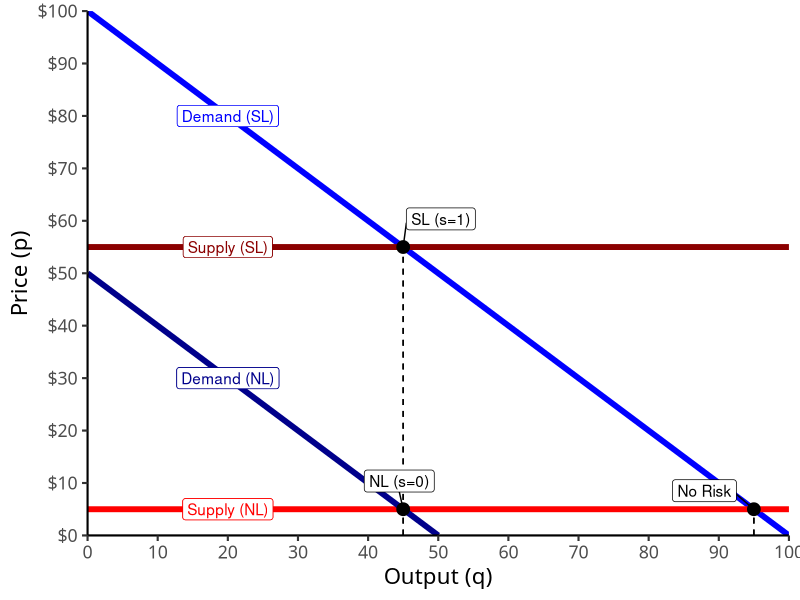
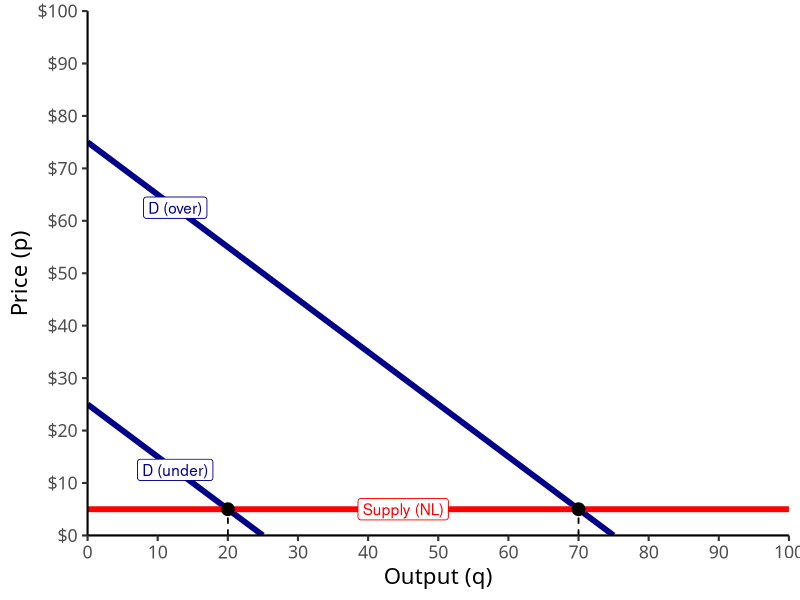

Reproduce these figures in R, in order.
## ---- chunk 1
knitr::opts_chunk$set(echo = F,
                      message = F,
                      warning = F,
                      fig.retina = 3,
                      fig.align = "center")
library(tidyverse)
## ---- chunk 2
demand<-function(x){100-x}
demand_risk<-function(x){50-x}
supply<-function(x){5}
supply_risk<-function(x){55}

points<-tribble(
  ~x, ~y, ~label,
  45, 5, "NL (s=0)",
  45, 55, "SL (s=1)",
  95, 5, "No Risk",
)

ggplot(data = tibble(x = c(0,10)), aes(x = x))+
  geom_segment(x = 45, xend = 45, y = 0, yend = 55, size = 0.5, linetype = "dashed")+
  geom_function(fun = demand, geom = "line", size = 2, color = "blue")+
  geom_function(fun = supply, geom = "line", size = 2, color = "red")+
  geom_segment(x = 95, xend = 95, y = 0, yend = 5, size = 0.5, linetype = "dashed")+
  geom_label(x = 20, y = demand(20), label = "Demand (SL)", color = "blue")+
  geom_function(fun = demand_risk, geom = "line", size = 2, color = "darkblue")+
  geom_label(x = 20, y = demand_risk(20), label = "Demand (NL)", color = "darkblue")+
  geom_label(x = 20, y = supply(20), label = "Supply (NL)", color = "red")+
  geom_function(fun = supply_risk, geom = "line", size = 2, color = "darkred")+
  geom_label(x = 20, y = supply_risk(20), label = "Supply (SL)", color = "darkred")+
  geom_point(data = points, aes(x = x, y = y), size = 4)+
  ggrepel::geom_label_repel(data = points, aes(x = x, y = y, label = label), seed = 2, box.padding = 0.8)+
  scale_x_continuous(breaks = seq(0,100,10),
                     limits = c(0,100),
                     expand = c(0,0))+
    scale_y_continuous(breaks = seq(0,100,10),
                     limits = c(0,100),
                     labels = function(x){paste0("$",x)},
                     expand = c(0,0))+
  labs(x = "Output (q)",
       y = "Price (p)")+
  theme_classic(base_family = "Fira Sans Condensed", base_size = 16)
## ---- chunk 3
demand_under<-function(x){75-x}
demand_over<-function(x){25-x}
points2<-tribble(
  ~x, ~y, ~label,
  #45, 5, "NL (s=0)",
  #45, 55, "SL (s=1)",
  #95, 5, "No Risk",
  20, 5, "Over.",
  70, 5, "Under."
)

ggplot(data = tibble(x = c(0,10)), aes(x = x))+
  geom_segment(x = 20, xend = 20, y = 0, yend = 5, size = 0.5, linetype = "dashed")+
  
  geom_function(fun = demand_under, geom = "line", size = 2, color = "darkblue")+
  geom_function(fun = demand_over, geom = "line", size = 2, color = "darkblue")+
  geom_label(x = 12.5, y = demand_under(12.5), label = "D (over)", color = "darkblue")+
  geom_label(x = 12.5, y = demand_over(12.5), label = "D (under)", color = "darkblue")+
  #geom_function(fun = demand, geom = "line", size = 2, color = "blue")+
  geom_function(fun = supply, geom = "line", size = 2, color = "red")+
  geom_segment(x = 70, xend = 70, y = 0, yend = 5, size = 0.5, linetype = "dashed")+
  #geom_label(x = 20, y = demand(20), label = "Demand (SL)", color = "blue")+
  #geom_function(fun = demand_risk, geom = "line", size = 2, color = "darkblue")+
  #geom_label(x = 20, y = demand_risk(20), label = "Demand (NL)", color = "darkblue")+
  geom_label(x = 45, y = supply(45), label = "Supply (NL)", color = "red")+
  #geom_function(fun = supply_risk, geom = "line", size = 2, color = "darkred")+
  #geom_label(x = 20, y = supply_risk(20), label = "Supply (SL)", color = "darkred")+
  geom_point(data = points2, aes(x = x, y = y), size = 4)+
  #ggrepel::geom_label_repel(data = points2, aes(x = x, y = y, label = label), seed = 2, box.padding = 0.8)+
  scale_x_continuous(breaks = seq(0,100,10),
                     limits = c(0,100),
                     expand = c(0,0))+
    scale_y_continuous(breaks = seq(0,100,10),
                     limits = c(0,100),
                     labels = function(x){paste0("$",x)},
                     expand = c(0,0))+
  labs(x = "Output (q)",
       y = "Price (p)")+
  theme_classic(base_family = "Fira Sans Condensed", base_size = 16)
